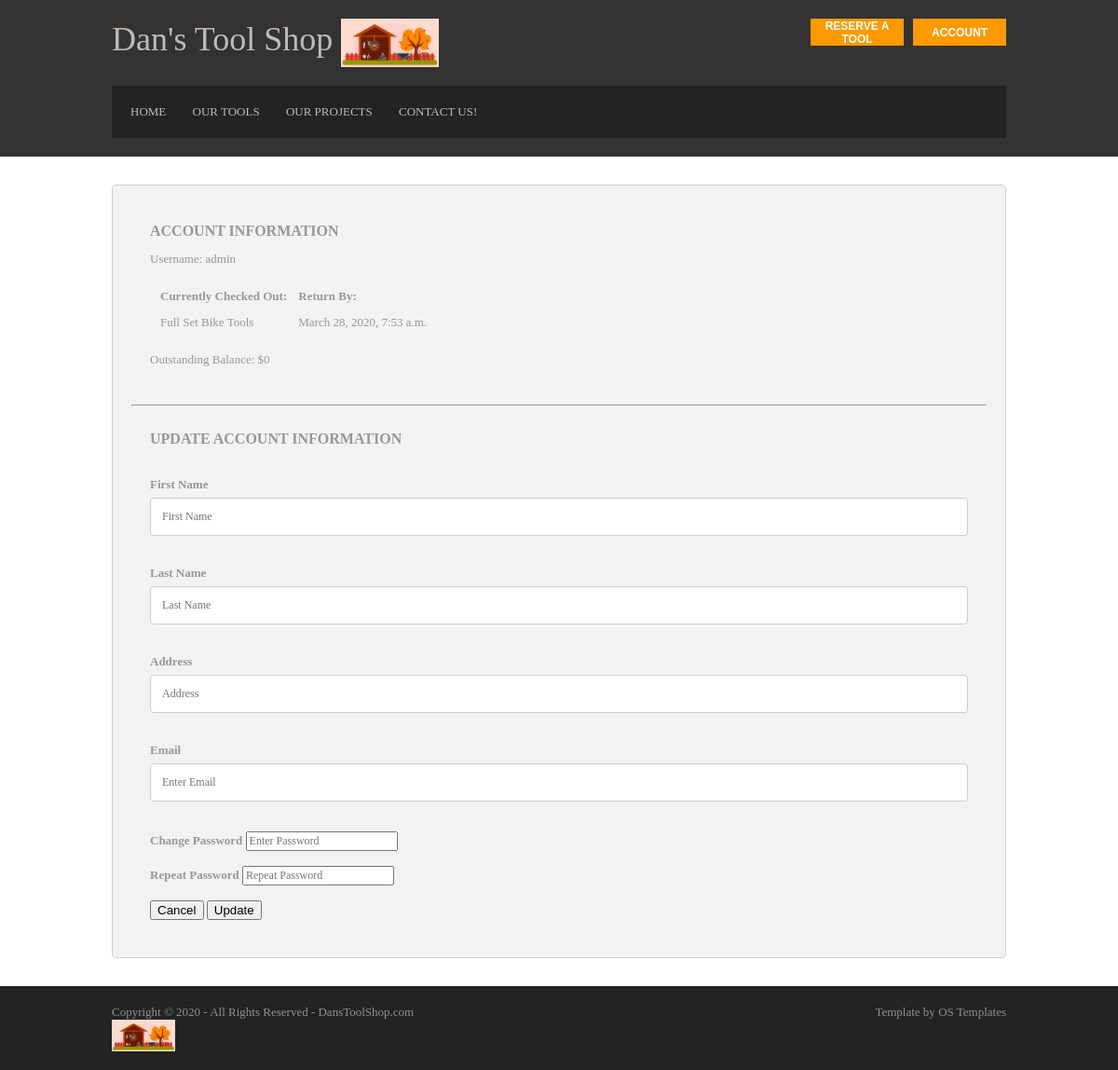
The page /Toolshop/account/ (signed in) on the database as committed earlier.
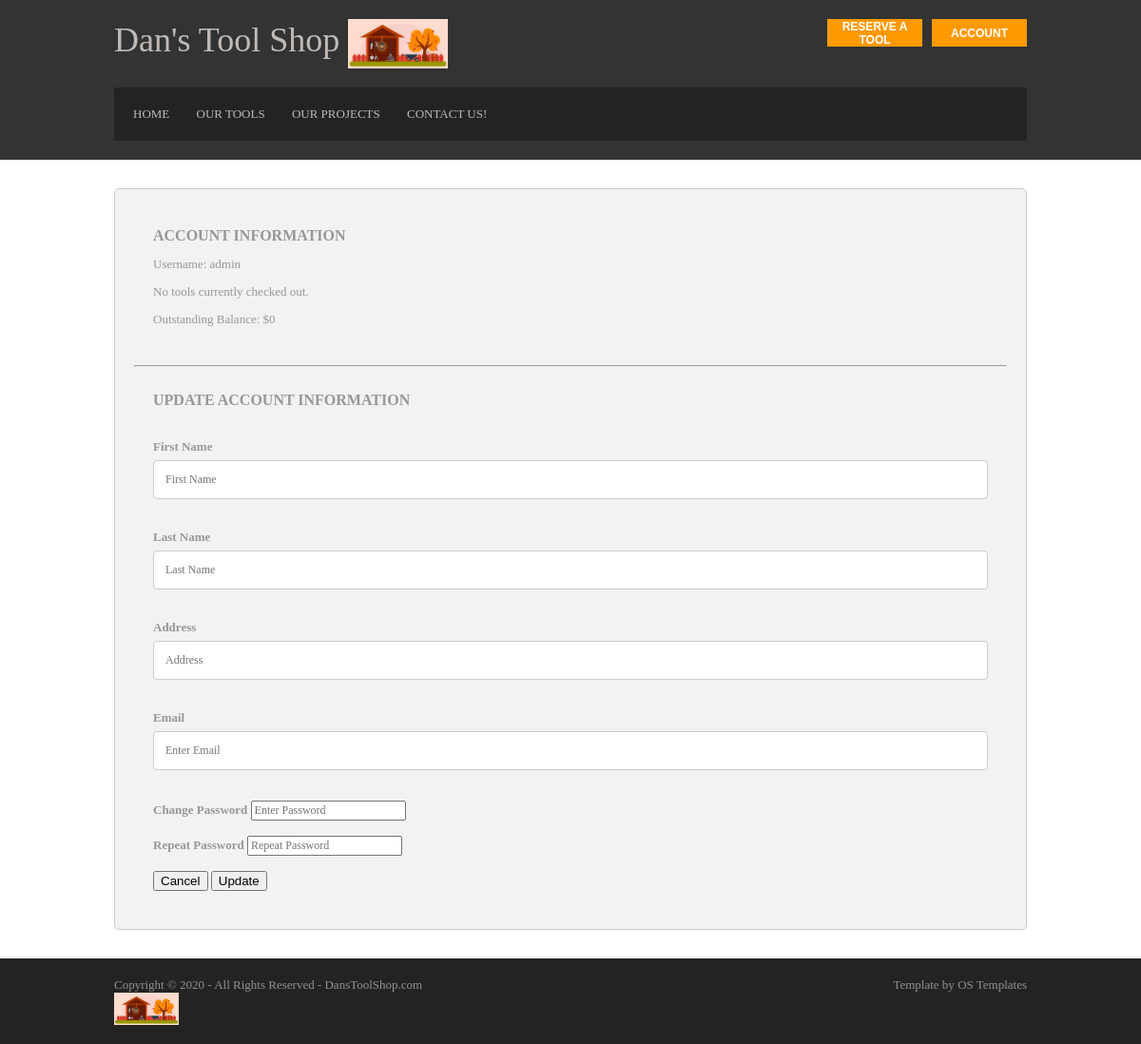
The same page on the database as committed later.
### Toolshop/models.py (models this page shows, shortened)
class Tool(models.Model):
    name = models.CharField(max_length=100)
    category = models.CharField(max_length=100)
    times_checked_out = models.IntegerField()
    cost = models.IntegerField()
    condition = models.TextField(blank=True)  # Blank here means "Can be blank" sometimes.
    is_checked_out = models.BooleanField(default=False)
    date_checked_out = models.DateTimeField(blank=True, null=True)  # Blank\null here means "Can be blank" sometimes.
    who_checked_out = models.CharField(max_length=100, blank=True)  # Blank here means "Can be blank" sometimes.

class CustomerInfo(models.Model):
    user = models.OneToOneField(User, on_delete=models.CASCADE)
    phone_num = models.CharField(max_length=25)
    address = models.TextField()
    this_period_paid = models.BooleanField(default=False)
    date_paid_until = models.DateTimeField(blank=True, null=True)
    num_currently_checked_out = models.PositiveIntegerField(default=0)
    current_outstanding_balance = models.PositiveIntegerField(blank=True, default=0)

### Toolshop/views.py (the view)
# urls.py: path('account/', views.account_page, name='account'),
@login_required
def account_page(request):
    user = request.user
    tools_list = Tool.objects.filter(who_checked_out__contains=user.username)
    context = {
        'user': user,
        'tools_list': tools_list
    }
    return render(request, 'Toolshop/account.html', context)

### Toolshop/templates/Toolshop/account.html (shortened to what this page needs)
<!DOCTYPE html>
<html lang="en" dir="ltr">
<head>
  {% load static %}
  <link rel="stylesheet" href="{% static 'Toolshop/layout.css' %}">
</head>
<body>
<div class="wrapper row1">
  <header id="header" class="clear">
    <div id="hgroup">
      <h1><a href="{% url 'Toolshop:index' %}">Dan's Tool Shop
      <img src="{% static 'Toolshop/logo.jpg' %}" style="width:15%"></a></h1>
    </div>
      <fieldset>
        <div style="padding-right: 0px">
          <button class="menuButtons" style="height: 29.4px" "font:bold;"> <a href="{% url 'Toolshop:account' %}">Account</a> </button>
        </div>
        <div style="padding-right: 110px">
          <button class="menuButtons" style="height: 29.4px" "font:bold;"> <a href="{% url 'Toolshop:reserve' %}">Reserve a Tool</a> </button>
        </div>
      </fieldset>
    <nav>
      <ul>
        <li><a href="{% url 'Toolshop:index' %}">Home</a></li>
        <li><a href="{% url 'Toolshop:tools' %}">Our Tools</a></li>
        <li><a href="{% url 'Toolshop:projects' %}">Our Projects</a></li>
        <li><a href="{% url 'Toolshop:contact' %}">Contact Us!</a></li>
      </ul>
    </nav>
  </header>
</div>
<div class="wrapper row2">
  <div id="container">
    <div class="container" style="border:1px solid #ccc">
      <div class="container">
        <h1>Account Information</h1>
        <p> Username: {{user.username}}</p>
        {% if tools_list %}
          <table cellspacing="10">
            <tr>
              <th>Currently Checked Out:</th>
              <th>Return By:</th>
            </tr>
              {% for tool in tools_list %}
            <tr>
              <td>{{tool.name}}</td>
              <td>{{tool.date_checked_out}}</td>
            </tr>
              {% endfor %}
          </table>
		{% else %}
    		<p>No tools currently checked out.</p>
		{% endif %}
        <p>Outstanding Balance: ${{user.customerinfo.current_outstanding_balance}}</p>
      </div>
      <hr>
      <form action="{% url 'Toolshop:update'%}" method="post">
        <div class="container">
          <h1>Update Account Information</h1>
          <br>
          <br>
          <label for="firstName"><b>First Name</b></label>
          <input type="text" placeholder="First Name" name="firstName" required>
          <br>
          <br>
          <label for="lastName"><b>Last Name</b></label>
          <input type="text" placeholder="Last Name" name="lastName" required>
          <br>
          <br>
          <label for="address"><b>Address</b></label>
          <input type="text" placeholder="Address" name="address" required>
          <br>
          <br>
          <label for="email"><b>Email</b></label>
          <input type="email" placeholder="Enter Email" name="email" required>
          <br>
          <br>
          <label for="psw"><b>Change Password</b></label>
          <input type="password" placeholder="Enter Password" name="psw" required>
          <br>
          <br>
          <label for="psw-repeat"><b>Repeat Password</b></label>
          <input type="password" placeholder="Repeat Password" name="psw-repeat" required>
          <br>
          <br>
          <div class="clearfix">
            <button type="button" class="cancelbtn">Cancel</button>
            <button type="submit" class="signupbtn">Update</button>
          </div>
        </div>
      </form>
    </div>
  </div>
</div>
<div class="wrapper row3">
  <footer id="footer" class="clear">
    <p class="fl_left">Copyright &copy; 2020 - All Rights Reserved - <a href="#"> DansToolShop.com <br> <img src="{% static 'Toolshop/logo.jpg' %}" style="width:15%"> </a></p>
    <p class="fl_right">Template by <a target="_blank" href="https://www.os-templates.com/" title="Free Website Templates">OS Templates</a></p>
  </footer>
</div>
</body>
</html>

### Toolshop/static/Toolshop/layout.css (style rules this page uses)
html { overflow-y:scroll; }
body { margin:0; padding:0; font-size:13px; font-family:Georgia, "Times New Roman", Times, serif; color:#919191; background-color:#232323; }
.clear:after { content:"."; display:block; height:0; clear:both; visibility:hidden; line-height:0; }
.clear { display:block; clear:both; }
a { outline:none; text-decoration:none; }
.fl_left { float:left; }
.fl_right { float:right; }
img { margin:0; padding:0; border:none; line-height:normal; vertical-align:middle; }
address, article, aside, figcaption, figure, footer, header, nav, section { display:block; margin:0; padding:0; }
div.wrapper { display:block; width:100%; margin:0; padding:0; text-align:left; }
.row1, .row1 a { color:#C0BAB6; background-color:#333333; }
.row2 { color:#979797; background-color:#FFFFFF; }
.row3, .row3 a { color:#919191; background-color:#232323; }
#header, #container, #footer { display:block; width:960px; margin:0 auto; }
nav ul { margin:0; padding:0; list-style:none; }
h1, h2, h3, h4, h5, h6 { margin:0; padding:0; font-size:16px; font-weight:bold; font-style:normal; line-height:normal; text-transform:uppercase; }
form, fieldset, legend { margin:0; padding:0; border:none; }
input, textarea, select { font-size:12px; font-family:Georgia,"Times New Roman",Times,serif; }
#header { padding:20px 0; }
#header #hgroup { float:left; margin:0 0 20px 0; }
#header #hgroup h1, #header #hgroup h2 { font-weight:normal; text-transform:none; }
#header #hgroup h1 { font-size:36px; }
.menuButtons { display:block; float:right; width:100px; font-size:12px; font-weight:bold; text-transform:uppercase; color:#FFFFFF; background-color:#FF9900; border:none; cursor:pointer; }
.menuButtons a { color:#FFFFFF; background-color:#FF9900; }
#header nav { display:block; width:100%; margin:0; padding:20px 0; color:#C0BAB6; background-color:#232323; clear:both; }
#header nav ul { padding:0 20px; }
#header nav li { display:inline; margin-right:25px; text-transform:uppercase; }
#header nav li a { color:#C0BAB6; background-color:#232323; }
#container { padding:30px 0; }
* { box-sizing:border-box }
input[type=text], select, textarea { width: 100%; padding: 12px; border: 1px solid #ccc; border-radius: 4px; box-sizing: border-box; margin-top: 6px; margin-bottom: 16px; resize: vertical }
input[type=email], select, textarea { width: 100%; padding: 12px; border: 1px solid #ccc; border-radius: 4px; box-sizing: border-box; margin-top: 6px; margin-bottom: 16px; resize: vertical }
.container { border-radius: 5px; background-color: #f2f2f2; padding: 20px; }
#footer { padding:20px 0; }
#footer p { margin:0; padding:0; }

Rows that differ between the two databases and show on the page:
no longer on this page (row edited): Tool: name "Full Set Bike Tools", date_checked_out "March 28, 2020, 7:53 a.m."
Other text that changed with them:
text no longer shown: "Currently Checked Out: Return By:"
text now shown: "No tools currently checked out."
